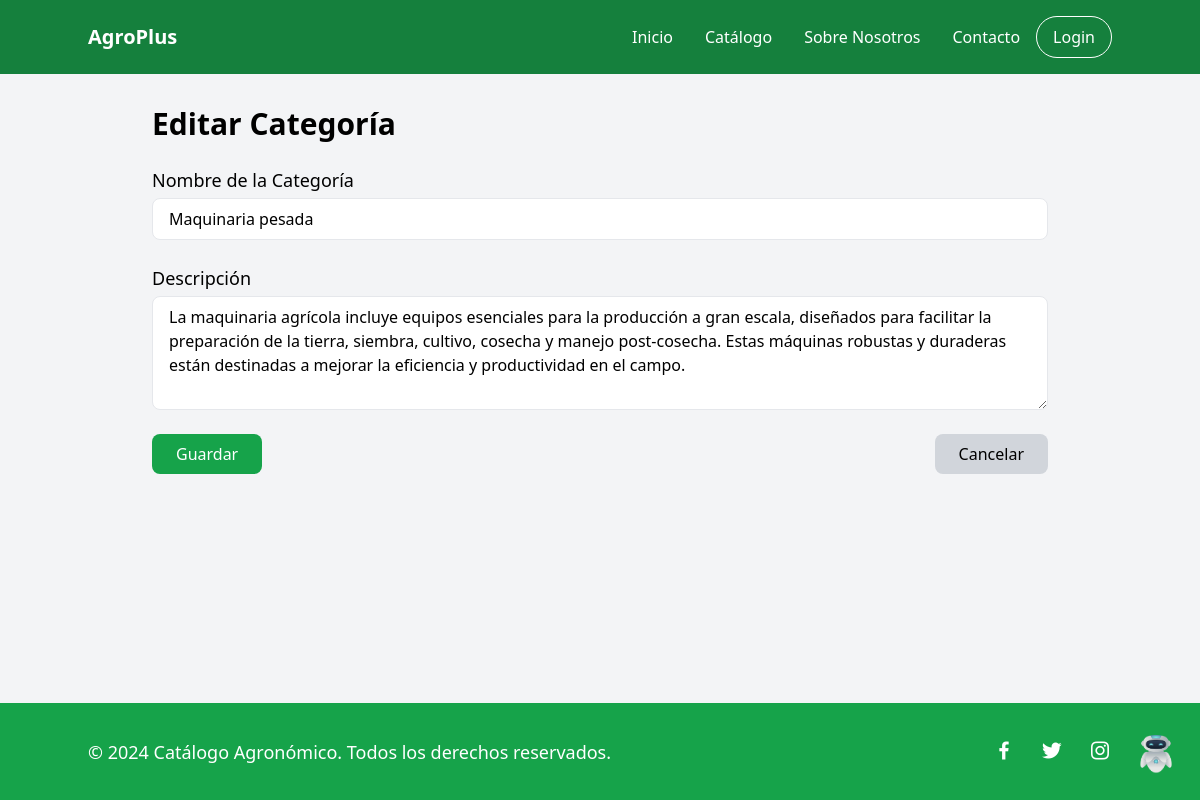
Page /categories/2/update/ on the committed database.
### core/catalog/models.py (models this page shows, shortened)
class Category(models.Model):
    name = models.CharField(max_length=100, unique=True)
    description = models.TextField(blank=True, null=True)
    created_at = models.DateTimeField(auto_now_add=True)
    updated_at = models.DateTimeField(auto_now=True)

### core/catalog/views/category.py (the view)
# urls.py: path('categories/<int:pk>/update/', category.CategoryUpdateView.as_view(), name='category_update'),
class CategoryUpdateView(UpdateView):
    model = Category
    template_name = 'core/category/category_form.html'
    fields = ['name', 'description']
    success_url = reverse_lazy('catalog:category_list')

### templates/core/category/category_form.html (shortened to what this page needs)
{% extends 'components/base.html' %}
{% block content %}
    <div class="container mx-auto py-8 px-16">
        <h1 class="text-3xl font-bold mb-6">{% if form.instance.pk %}Editar Categoría{% else %}Crear Nueva Categoría{% endif %}</h1>
        <form method="post" class="space-y-6">
            <div class="mb-4">
                <label for="{{ form.name.id_for_label }}" class="block text-lg font-medium">Nombre de la Categoría</label>
                <input type="text" name="name" id="{{ form.name.id_for_label }}" value="{{ form.instance.name }}" placeholder="Ingresa el nombre de la categoría" class="mt-1 block w-full px-4 py-2 border rounded-lg focus:ring-green-500 focus:border-green-500" required>
            </div>
            <div class="mb-4">
                <label for="{{ form.description.id_for_label }}" class="block text-lg font-medium">Descripción</label>
                <textarea name="description" id="{{ form.description.id_for_label }}" rows="4" placeholder="Ingresa una breve descripción de la categoría" class="mt-1 block w-full px-4 py-2 border rounded-lg focus:ring-green-500 focus:border-green-500">{{ form.instance.description|default:'' }}</textarea>
            </div>
            <div class="flex justify-between">
                <button type="submit" class="bg-green-600 text-white px-6 py-2 rounded-lg hover:bg-green-700 transition-all">Guardar</button>
                <a href="{% url 'catalog:category_list' %}" class="bg-gray-300 text-black px-6 py-2 rounded-lg hover:bg-gray-400 transition-all">
                    Cancelar
                </a>
            </div>
        </form>
    </div>
{% endblock %}

### rows in the picture
Category: name "Maquinaria pesada", description "La maquinaria agrícola incluye equipos esenciales para la producción a gran escala, diseñados para facilitar la preparación de la tierra, siembra, cultivo, cosecha y manejo post-cosecha. Estas máquinas robustas y duraderas están destinadas a mejorar la eficiencia y productividad en el campo."
